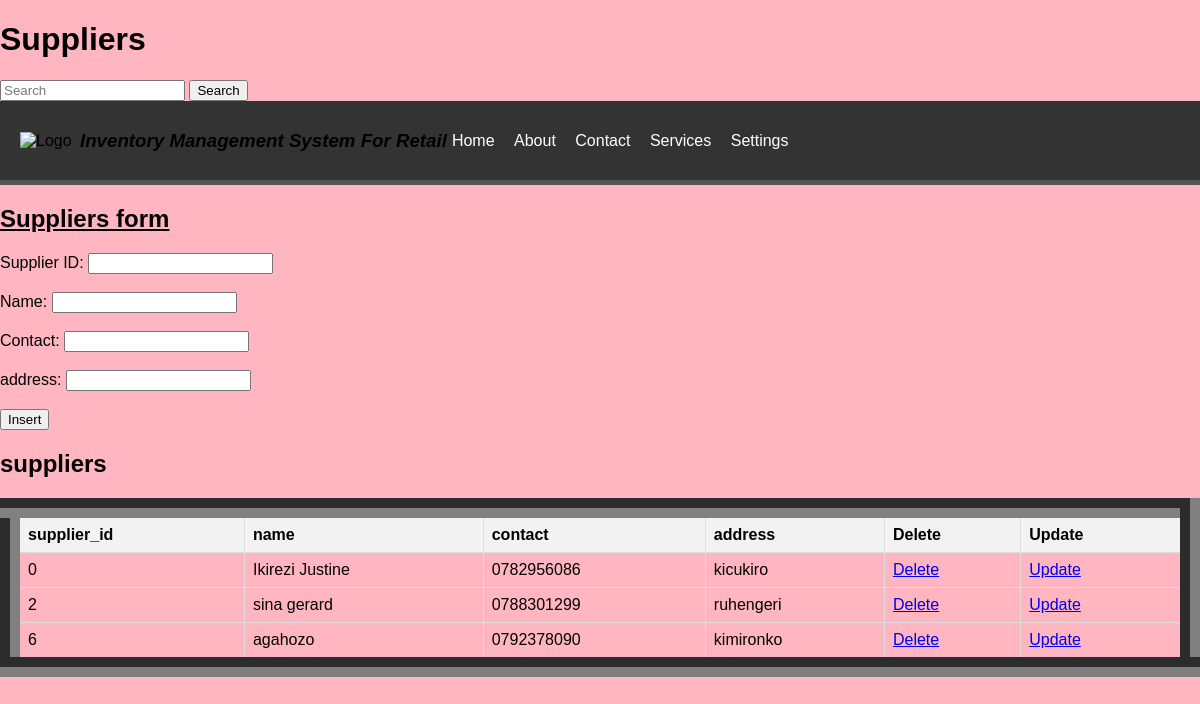
/suppliers.php, run on the app's committed database.
### tables this page shows
CREATE TABLE `suppliers` (
  `supplier_id` int(11) NOT NULL,
  `name` varchar(255) DEFAULT NULL,
  `contact` varchar(255) DEFAULT NULL,
  `address` varchar(255) DEFAULT NULL
);

### suppliers.php (the view, shortened to what this page needs)
<!DOCTYPE html>
<html lang="en">
<head>
</head>
    <body style="background-image: url('./Images/Goal.jpg');background-repeat: no-repeat;background-size:cover;">
  <header>
    <h1>Suppliers</h1>
  </header>
  <form class="d-flex" role="search" action="search.php">
    <input class="form-control me-2" type="search" placeholder="Search" aria-label="Search" name="query">
    <button class="btn btn-outline-success" type="submit">Search</button>
  </form>
<div class="header">
    <img class="logo" src="tt.png" alt="Logo">
    <h3><i>Inventory Management System For Retail</i></h3>
    <ul class="navigation">
        <li><a href="home.html">Home</a></li>
        <li><a href="about.html">About</a></li>
        <li><a href="contact.html">Contact </a></li>
        <li class="dropdown">
            <a href="#">Services</a>
        </li>
        <li class="dropdown">
            <a href="#">Settings</a>
        </li>
    </ul>
</div>
<section>
  <h1><u>Suppliers form</u></h1>
  <form method="post" onsubmit="return confirmInsert();">
    <label for="supplier_id">Supplier ID:</label>
    <input type="number" id="supplier_id" name="supplier_id"><br><br>
    <label for="name">Name:</label>
    <input type="text" id="name" name="name" required><br><br>
    <label for="contact">Contact:</label>
    <input type="text" id="contact" name="contact" required><br><br>
    <label for="address">address:</label>
    <input type="text" id="address" name="address" required><br><br>
    <input type="submit" name="add" value="Insert">
  </form>
<!DOCTYPE html>
<html>
<head>
</head>
  <h2>suppliers</h2>
  <table border="20">
    <tr>
      <th>supplier_id</th>
      <th>name</th>
      <th>contact</th>
      <th>address</th>
      <th>Delete</th>
      <th>Update</th>
    </tr>
  <?php
include('db_connection.php');
    $sql = "SELECT * FROM suppliers";
    $result = $conn->query($sql);
    if ($result->num_rows > 0) {
        while ($row = $result->fetch_assoc()) {
            $supplier_id = $row['supplier_id'];
            echo "<tr>
                <td>" . $row['supplier_id'] . "</td>
                <td>" . $row['name'] . "</td>
                <td>" . $row['contact'] . "</td>
                <td>" . $row['address'] . "</td>
                <td><a href='delete suppliers.php?supplier_id=$supplier_id'>Delete</a></td>
                <td><a href='update suppliers.php?supplier_id=$supplier_id'>Update</a></td>
              </tr>";
        }
    } else {
        echo "<tr><td colspan='7'>No data found</td></tr>";
    }
    ?>
  </table>
</section>
</body>
</html>

### suppliers.php (style rules this page uses)
body { background-color:lightpink; font-family: Arial, algerian; margin: 0; padding: 0; }
.header { display: flex; justify-content: space-between; align-items: center; padding: 10px 20px; background-color: #333; border-bottom: 5px solid #555; }
.logo { width: 60px; height: auto; }
.navigation { list-style-type: none; margin: 0; padding: 0; text-align: none; flex-grow: 2; }
.navigation li { display: inline-block; margin-right: 5px; padding: 5px; }
.navigation li:last-child { margin-right: 0; }
.navigation li a { text-decoration: none; color: #fff; }
table { width: 100%; border-collapse: collapse; }
th, td { border: 1px solid #ddd; padding: 8px; text-align: left; }
th { background-color: #f2f2f2; }

### data on the page
suppliers: supplier_id "0", name "Ikirezi Justine", contact "0782956086", address "kicukiro"
suppliers: supplier_id "2", name "sina gerard", contact "0788301299", address "ruhengeri"
suppliers: supplier_id "6", name "agahozo", contact "0792378090", address "kimironko"
